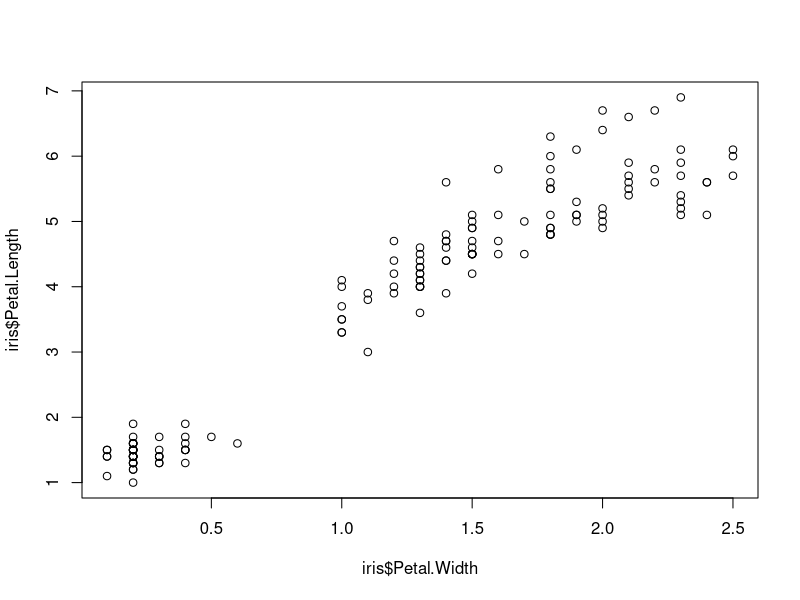
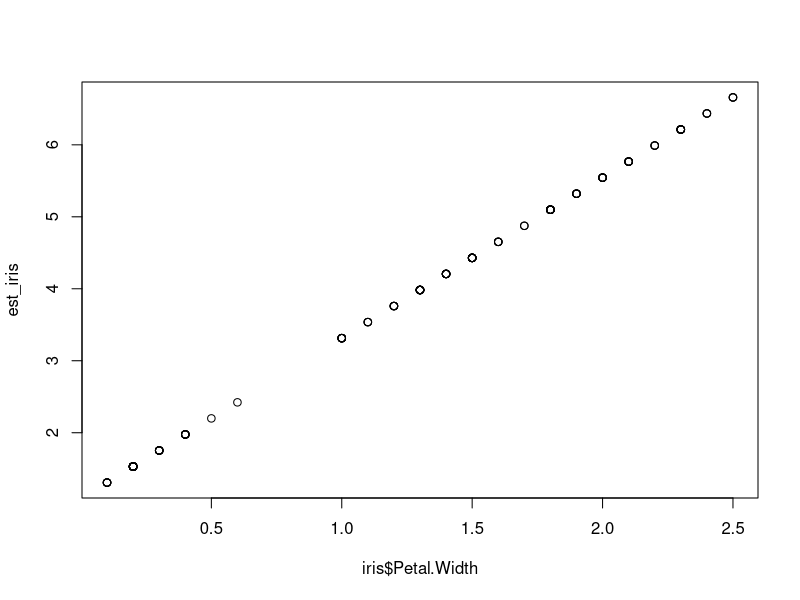

Generate these figures, in order, with R:
# ~ 인과관계 표시
# 종속변수 ~ 독립변수: 종속, 독립의 인과관계 명확하게
data(cars)
str(cars)

result <- lm(cars$dist~cars$speed)

#y = wx + b = 3.932x -17.579

#lm(cars$speed~cars$dist)

summary(result)
# Call:
#   lm(formula = cars$dist ~ cars$speed)
# 
# Residuals: 오차
#   Min      1Q  Median      3Q     Max 
# -29.069  -9.525  -2.272   9.215  43.201 
# 
# Coefficients:
#   Estimate Std. Error t value Pr(>|t|)    
# (Intercept) -17.5791     6.7584  -2.601   0.0123 *   기울기 대입값이 고정 일때 상수계수의 의미가 있는지확인 -> 귀무가설 기각 -> 해당 계수는 유의미하다. 
#   cars$speed    3.9324     0.4155   9.464 1.49e-12 *** 상수 대입값이 고정 일때, 기울기 계수의 의미가 있는지 확인 -> 귀무가설 기각
#   ---
#   Signif. codes:  0 ‘***’ 0.001 ‘**’ 0.01 ‘*’ 0.05 ‘.’ 0.1 ‘ ’ 1
# 
# Residual standard error: 15.38 on 48 degrees of freedom
# Multiple R-squared:  0.6511,	Adjusted R-squared:  0.6438 
# 0.6511: 실측치평균 추정치
# F-statistic: 89.57 on 1 and 48 DF,  p-value: 1.49e-12# 

# F-statistic: 세 집단 평균검정 or 두집단의 모 분산 비율값 검정

data(iris)

str(iris)
result <- lm(iris$Petal.Width~iris$Petal.Length)
summary(result)


# > result <- lm(iris$Petal.Width~iris$Petal.Length)
# > summary(result)
# 
# Call:
#   lm(formula = iris$Petal.Width ~ iris$Petal.Length)
# 
# Residuals:
#   Min       1Q   Median       3Q      Max 
# -0.56515 -0.12358 -0.01898  0.13288  0.64272 
# 
# Coefficients:
#   Estimate Std. Error t value Pr(>|t|)    
# (Intercept)       -0.363076   0.039762  -9.131  4.7e-16 *** 기울기 대입값이 고정 일때 상수계수의 의미가 있는지확인 -> 귀무가설 기각 -> 해당 계수는 유의미하다. 
#   iris$Petal.Length  0.415755   0.009582  43.387  < 2e-16 *** 상수 대입값이 고정 일때, 기울기 계수의 의미가 있는지 확인 -> 귀무가설 기각 -> 해당 계수는 유의미하다.
#   ---
#   Signif. codes:  0 ‘***’ 0.001 ‘**’ 0.01 ‘*’ 0.05 ‘.’ 0.1 ‘ ’ 1
# 
# Residual standard error: 0.2065 on 148 degrees of freedom
# Multiple R-squared:  0.9271,	Adjusted R-squared:  0.9266 
# F-statistic:  1882 on 1 and 148 DF,  p-value: < 2.2e-16


#####################################################################
###과제
result <- lm(iris$Petal.Length~iris$Petal.Width)
result
# Call:
#   lm(formula = iris$Petal.Length ~ iris$Petal.Width)
# 
# Coefficients:
#   (Intercept)  iris$Petal.Width  
# 1.084             2.230  

summary(result)
# > summary(result)
# 
# Call:
#   lm(formula = iris$Petal.Length ~ iris$Petal.Width)
# 
# Residuals:
#   Min       1Q   Median       3Q      Max 
# -1.33542 -0.30347 -0.02955  0.25776  1.39453 
# 
# Coefficients:
#   Estimate Std. Error t value Pr(>|t|)    
# (Intercept)       1.08356    0.07297   14.85   <2e-16 *** 기울기 대입값이 고정 일때 상수계수의 의미가 있는지확인 -> 귀무가설 기각 -> 해당 계수는 유의미하다. 
#   iris$Petal.Width  2.22994    0.05140   43.39   <2e-16 *** 상수 대입값이 고정 일때, 기울기 계수의 의미가 있는지 확인 -> 귀무가설 기각 -> 해당 계수는 유의미하다.
#   ---
#   Signif. codes:  
#   0 ‘***’ 0.001 ‘**’ 0.01 ‘*’ 0.05 ‘.’ 0.1 ‘ ’ 1
# 
# Residual standard error: 0.4782 on 148 degrees of freedom
# Multiple R-squared:  0.9271,	Adjusted R-squared:  0.9266 
# F-statistic:  1882 on 1 and 148 DF,  p-value: < 2.2e-16


# 실측치 평균
r_iris <- mean(iris$Petal.Length)
r_iris
# [1] 3.758

# 추정치
est_iris <- 2.230 * iris$Petal.Width + 1.084
est_iris

#plot(x,y)

plot(iris$Petal.Width, iris$Petal.Length)
plot(iris$Petal.Width, est_iris)
?plot


#총변화량
d_tot <- sum((iris$Petal.Length - r_iris)^2)
#설명된 변화량
e_tot <- sum((est_iris - r_iris)^2)

R_square <- e_tot/d_tot

R_square
# [1] 0.9271594


#> est_iris
#[1] 1.530 1.530 1.530 1.530 1.530 1.976 1.753 1.530 1.530 1.307 1.530 1.530
#[13] 1.307 1.307 1.530 1.976 1.976 1.753 1.753 1.753 1.530 1.976 1.530 2.199
#[25] 1.530 1.530 1.976 1.530 1.530 1.530 1.530 1.976 1.307 1.530 1.530 1.530
#[37] 1.530 1.307 1.530 1.530 1.753 1.753 1.530 2.422 1.976 1.753 1.530 1.530
#[49] 1.530 1.530 4.206 4.429 4.429 3.983 4.429 3.983 4.652 3.314 3.983 4.206
#[61] 3.314 4.429 3.314 4.206 3.983 4.206 4.429 3.314 4.429 3.537 5.098 3.983
#[73] 4.429 3.760 3.983 4.206 4.206 4.875 4.429 3.314 3.537 3.314 3.760 4.652
#[85] 4.429 4.652 4.429 3.983 3.983 3.983 3.760 4.206 3.760 3.314 3.983 3.760
#[97] 3.983 3.983 3.537 3.983 6.659 5.321 5.767 5.098 5.990 5.767 4.875 5.098
#[109] 5.098 6.659 5.544 5.321 5.767 5.544 6.436 6.213 5.098 5.990 6.213 4.429
#[121] 6.213 5.544 5.544 5.098 5.767 5.098 5.098 5.098 5.767 4.652 5.321 5.544
#[133] 5.990 4.429 4.206 6.213 6.436 5.098 5.098 5.767 6.436 6.213 5.321 6.213
#[145] 6.659 6.213 5.321 5.544 6.213 5.098


#결정계수 R^2 SSR/SST??? 아래는 결졍계수 X
# 추정치/실측치 비율 확인, 1에 가까울수록 예측이 잘된 것
# [1] 0.4071315 0.4071315 0.4071315 0.4071315 0.4071315
# [6] 0.5258116 0.4664715 0.4071315 0.4071315 0.3477914
# [11] 0.4071315 0.4071315 0.3477914 0.3477914 0.4071315
# [16] 0.5258116 0.5258116 0.4664715 0.4664715 0.4664715
# [21] 0.4071315 0.5258116 0.4071315 0.5851517 0.4071315
# [26] 0.4071315 0.5258116 0.4071315 0.4071315 0.4071315
# [31] 0.4071315 0.5258116 0.3477914 0.4071315 0.4071315
# [36] 0.4071315 0.4071315 0.3477914 0.4071315 0.4071315
# [41] 0.4664715 0.4664715 0.4071315 0.6444918 0.5258116
# [46] 0.4664715 0.4071315 0.4071315 0.4071315 0.4071315
# [51] 1.1192123 1.1785524 1.1785524 1.0598723 1.1785524
# [56] 1.0598723 1.2378925 0.8818520 1.0598723 1.1192123
# [61] 0.8818520 1.1785524 0.8818520 1.1192123 1.0598723
# [66] 1.1192123 1.1785524 0.8818520 1.1785524 0.9411921
# [71] 1.3565726 1.0598723 1.1785524 1.0005322 1.0598723
# [76] 1.1192123 1.1192123 1.2972326 1.1785524 0.8818520
# [81] 0.9411921 0.8818520 1.0005322 1.2378925 1.1785524
# [86] 1.2378925 1.1785524 1.0598723 1.0598723 1.0598723
# [91] 1.0005322 1.1192123 1.0005322 0.8818520 1.0598723
# [96] 1.0005322 1.0598723 1.0598723 0.9411921 1.0598723
# [101] 1.7719532 1.4159127 1.5345929 1.3565726 1.5939329
# [106] 1.5345929 1.2972326 1.3565726 1.3565726 1.7719532
# [111] 1.4752528 1.4159127 1.5345929 1.4752528 1.7126131
# [116] 1.6532730 1.3565726 1.5939329 1.6532730 1.1785524
# [121] 1.6532730 1.4752528 1.4752528 1.3565726 1.5345929
# [126] 1.3565726 1.3565726 1.3565726 1.5345929 1.2378925
# [131] 1.4159127 1.4752528 1.5939329 1.1785524 1.1192123
# [136] 1.6532730 1.7126131 1.3565726 1.3565726 1.5345929
# [141] 1.7126131 1.6532730 1.4159127 1.6532730 1.7719532
# [146] 1.6532730 1.4159127 1.4752528 1.6532730 1.3565726

